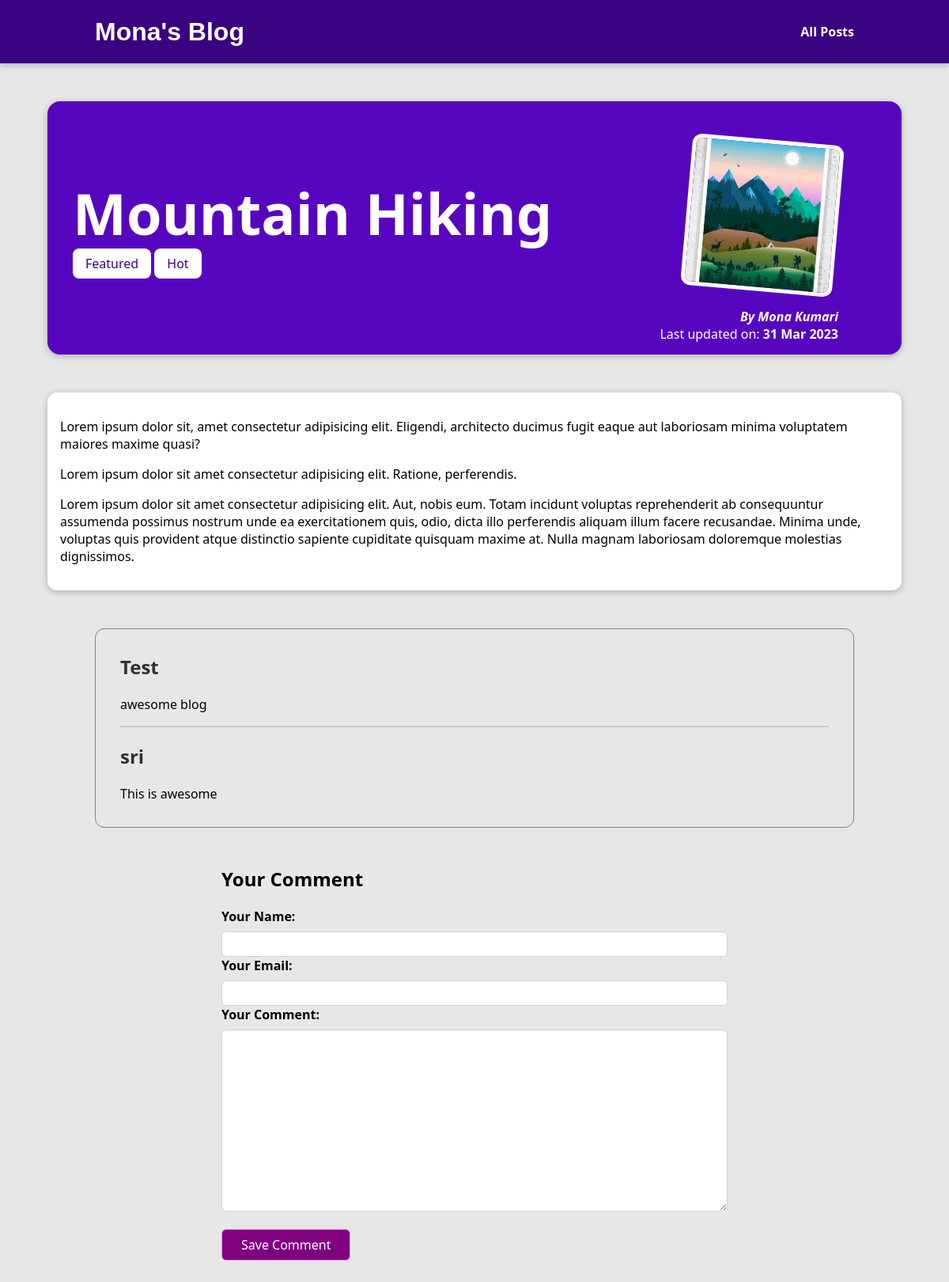
The page /posts/Hike-in-the-mountains on the database its author committed.
### blog/models.py (models this page shows, shortened)
class Post(models.Model):
    title = models.CharField(max_length=30)
    excerpt = models.CharField(max_length=200)
    image = models.ImageField(upload_to="posts",null=True)
    date = models.DateField(auto_now=True)
    slug = models.SlugField(unique=True, db_index=True)
    content = models.TextField(validators=[MinLengthValidator(10)])
    author = models.ForeignKey(Author, null=True, on_delete=models.SET_NULL, related_name='posts')
    tags = models.ManyToManyField(Tag)

class Tag(models.Model):
    caption = models.CharField(max_length=20)

class Author(models.Model):
    first_name = models.CharField(max_length=100)
    last_name = models.CharField(max_length=100)
    email_address = models.EmailField()
    def full_name(self):
        return f"{self.first_name} {self.last_name}"
    def __str__(self):
        return self.full_name()

class comment(models.Model):
    user_name=models.CharField(max_length=100)
    user_email=models.EmailField()
    comment_text=models.TextField(max_length=500)
    post =models.ForeignKey(Post,on_delete=models.CASCADE,related_name="comments")

### blog/views.py (the view)
# urls.py: path("posts/<slug:slug>",views.post_details,name="post_details"),
def post_details(request,slug):
    identified_post = get_object_or_404(Post,slug=slug)
    com=identified_post.comments.all().order_by("-id")
    if request.method == "POST":
        comment_form=CommentForm(request.POST)
        if comment_form.is_valid():
            comment=comment_form.save(commit=False)
            comment.post = identified_post
            comment.save()
            return HttpResponseRedirect(reverse("post_details",args=[slug]))
    else:
        comment_form = CommentForm()
        return render(request,'post-detail.html',{'singlepost':identified_post,"post_tags":identified_post.tags.all(),"form":comment_form,'comments':com})

### blog/forms.py
class CommentForm(forms.ModelForm):
    class Meta:
        model=comment
        exclude =["post"]
        labels={"user_name":"Your Name","user_email":"Your Email","comment_text":"Your Comment"}

### blog/templates/post-detail.html (shortened to what this page needs)
<!DOCTYPE html>
{% extends 'index.html' %}
{% load static %}
{% block css_files %}
    <link rel="stylesheet" href="{% static 'blog/home.css' %}">
    <link rel="stylesheet" href="{% static 'blog/post.css'%}">
    <link rel="stylesheet" href="{% static 'blog/postdetail.css' %}">
    <link rel="stylesheet" href="{% static 'blog/comment.css' %}">
{% endblock %}
{% block content %}
    <section id="summary">
        <h2>{{singlepost.title}}</h2>
        <div>
            {% for tag in post_tags %}
                <span class="tag">{{tag.caption}}</span>
            {% endfor %}
        </div>
        <article>
            <img src="{{singlepost.image.url}}" alt="{{singlepost.title}}">
            <address>By <a href="mailto:{{singlepost.author.email_address}}">{{singlepost.author}}</a></address>
            <div>
                Last updated on: <time>{{singlepost.date|date:"d M Y"}}</time>
            </div>
        </article>
    </section>
    <main>
        {{singlepost.content|linebreaks}}
    </main>
    <section id="comnt">
        <ul>
            {% for comment in comments %}
                <li>
                    <h2>{{comment.user_name}}</h2>
                    <p>{{comment.comment_text|linebreaks}}</p>
                </li>
            {% endfor %}
        </ul>
    </section>
    <section id="comment-form">
        <h2>Your Comment</h2>
        <form action="{% url 'post_details' singlepost.slug %}" method="POST">
            {% for field in form %}
            <div class="form-control {% if field.errors %}invalid{% endif %}">
                {{field.label_tag}}
                {{field}}
            </div>
            {% endfor %}
            <br>
            <button type="submit">Save Comment</button>
        </form>
    </section>
{% endblock %}

### templates/index.html (shortened to what this page needs)
<!DOCTYPE html>
{% load static %}
<html lang="en">
<head>
    <link rel="stylesheet" href="{% static 'app1.css' %}">
    {% block css_files %}{% endblock %}
</head>
<body>
    <header id="main-navigation">
        <h1><a href="{% url 'starting_page' %}">Mona's Blog</a></h1>
        <nav>
            <a href="{% url 'posts' %}">All Posts</a>
        </nav>
    </header>
    {% block content %}
    {% endblock %}
</body>
</html>

### static/app1.css (style rules this page uses)
* { box-sizing: border-box; }
html { font-family: 'Segoe UI', Tahoma, Geneva, Verdana, sans-serif; }
body { margin:0; }
h1 { font-family: Arial, Helvetica, sans-serif; font-weight:bold; }
#main-navigation { width:100%; height:5rem; display:flex; justify-content: space-between; align-items: center; padding:0 10%; position:absolute; top:0; left:0; }
#main-navigation a { text-decoration: none; color:white; font-weight: bold; }

### blog/static/blog/postdetail.css (style rules this page uses)
body { background-color: #e7e7e7; }
#main-navigation { background-color: #390281; box-shadow: 0 2px 8px rgba(0,0,0,0.25); }
#summary { margin: 8rem auto 3rem auto; padding: 2rem; width:90%; max-width: 90rem; border-radius: 16px; background-color: #5706c0; position:relative; box-shadow:0 2px 8px rgba(0,0,0,0.25); height: 320px; }
#summary h2 { color:white; font-size: 4.5rem; margin-bottom:0.25rem; }
#summary article { position:absolute; top:2rem; right:3rem; padding:1rem 2rem; border-radius:12px; text-align:right; color:white; }
#summary article img { width:12rem; height: 12rem; border-radius:12px; transform: rotateZ(5deg); border:5px solid white; margin-bottom:1rem; }
#summary address { font-weight:bold; }
#summary a { color:white; text-decoration: none; }
#summary time { font-weight: bold; }
main { width:90%; max-width:90rem; margin:3rem auto; background-color: white; padding:1rem; border-radius: 12px; box-shadow: 0 2px 8px rgba(0,0,0,0.25); }
.tag { background-color: white; color:#390281; padding:0.5rem 1rem; border-radius: 8px; }
.form-control { margin-bottom:1 rem; }
.form-control label { font-weight: bold; margin-bottom: 0.5rem; display: block; }
.form-control input,.form-control textarea { display:block; width:100%; font: inherit; padding:0.25rem; border-radius:6px; border:1px solid lightgray; }
#comment-form { margin:3rem auto; width:90%; max-width: 40rem; border-radius: 12px; border-color: white; box-shadow:0 2px 8 px rgba(0,0,0,0.25); padding: 1 rem; }
#comment-form button { font:inherit; background-color: purple; color: white; border:1px solid plum; padding:0.5rem 1.5rem; border-radius: 6px; cursor: pointer; }

### blog/static/blog/comment.css (style rules this page uses)
#comnt { margin:3rem auto; width:90%; max-width: 60rem; border-radius: 12px; border-color: white; box-shadow:0 2px 8 px rgba(0,0,0,0.25); padding: 1px; border:1px solid grey; }
#comnt ul { list-style: none; margin:30px; padding:0; }
#comnt li { margin-bottom: 1rem; border-bottom: 2px solid #ccc; }
#comnt li:last-of-type { border-bottom: none; }
#comnt h2 { color:rgb(48, 48, 48); }

### rows shown on the page
Post: title "Mountain Hiking", image (picture), author "Mona Kumari", date "31 Mar 2023", content "Lorem ipsum dolor sit, amet consectetur adipisicing elit. Eligendi, architecto ducimus fugit eaque aut laboriosam minima voluptatem maiores maxime quasi? Lorem ipsum dolor sit amet consectetur adipisicing elit. Ratione, perferendis. Lorem ipsum dolor sit amet consectetur adipisicing elit. Aut, nobis eum. Totam incidunt voluptas reprehenderit ab consequuntur assumenda possimus nostrum unde ea exercitationem quis, odio, dicta illo perferendis aliquam illum facere recusandae. Minima unde, voluptas quis provident atque distinctio sapiente cupiditate quisquam maxime at. Nulla magnam laboriosam doloremque molestias dignissimos."
Tag: caption "Featured"
Tag: caption "Hot"
comment: user_name "Test", comment_text "awesome blog"
comment: user_name "sri", comment_text "This is awesome"

### other values the page prints
{{ field.label_tag }} "Your Name:" "Your Email:" "Your Comment:"
